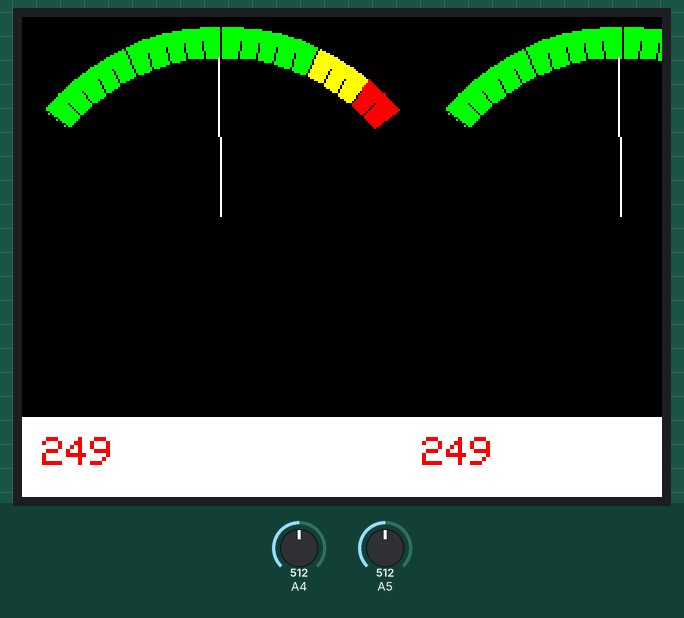
Simulated run of this sketch. Board: Arduino Uno, built with avr-gcc and run on an emulated ATmega328P. Shown: 320×240 colour display. The inputs (shaded band) are chosen by the test bench; at power-on: A4 = 512, A5 = 512.

Above: at 1.4 s.
1.5 s: A4 set to 716
At 4.0 s:
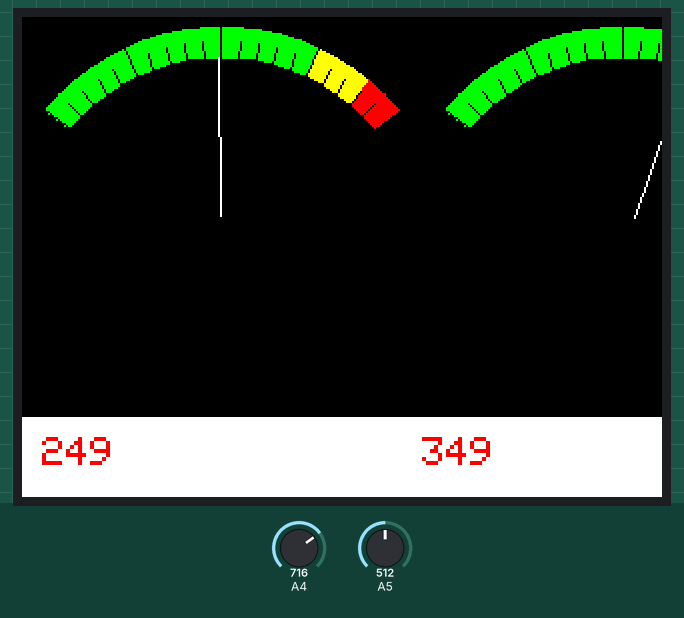
4.3 s: A5 set to 716
At 6.9 s:
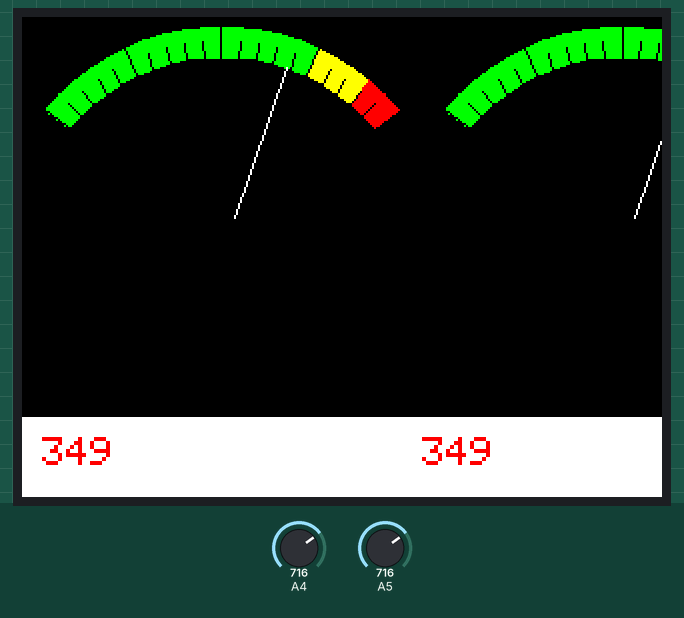
7.2 s: A4 set to 900
At 9.1 s:
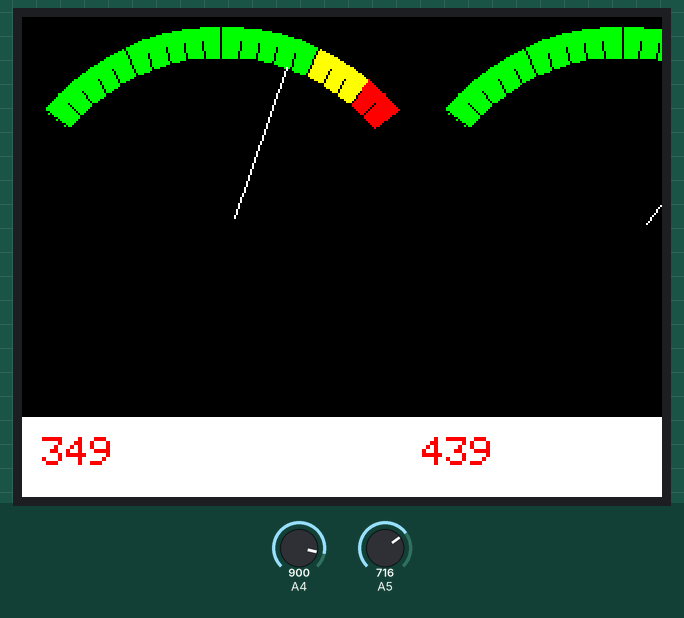
9.5 s: A5 set to 900
At 11.9 s:
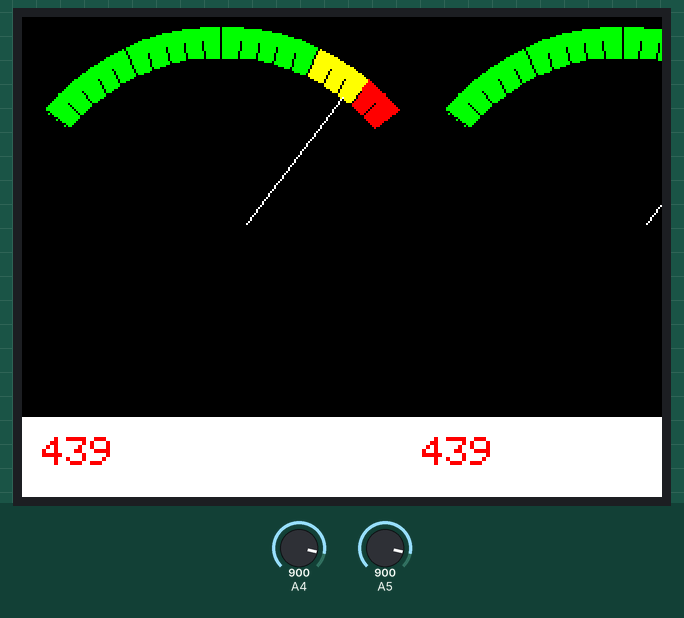
12.3 s: A4 set to 1023
14.1 s: A5 set to 1023
At 16.9 s:
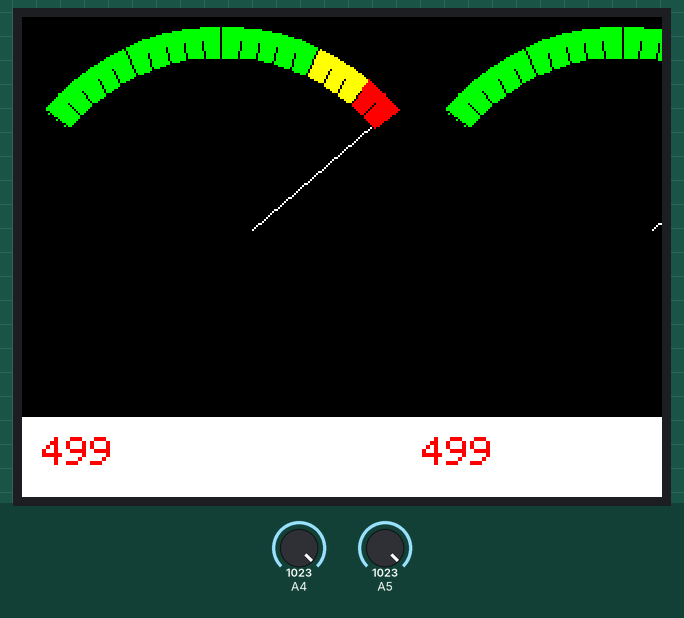
Timing chart, 0 to 18.0 s (numbered marks = the images above; inputs shaded):
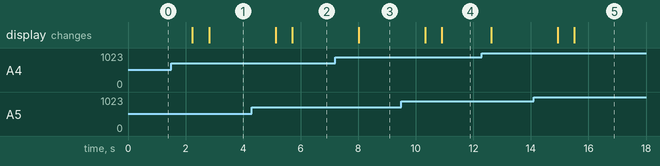

The sketch:

Open-Smart-Meter-dual.ino
```cpp
// OPEN SMART DUAL METER
// By Bob Davis
// Adafruit_TFTLCD LIBRARY MUST BE CONFIGURED.
// SEE RELEVANT COMMENTS IN Adafruit_TFTLCD.h.
// Some code by Open-Smart Team and Catalex Team
//
// Arduino IDE: 1.8.1
// Board: Arduino UNO R3 or Arduino Mega2560

// OPENSMART DRIVERS
#include <MCUFRIEND_kbv.h>
MCUFRIEND_kbv tft;
int width=400;  // scales to 320
int height=240;
uint16_t g_identifier;
int lnx0, lny0, lnx1, lny1;
int rnx0, rny0, rnx1, rny1;

//*********************************************//
// Pin assignments for the LCD
// GND           -- GND
// 3V3           -- 3.3V
// CS            -- A3
// RS            -- A2
// WR            -- A1
// RD            -- A0
// RST           -- RESET
// LED           -- GND
// DB0-DB7       -- 8, 9, 10, 11, 4, 13, 6, 7

// Assign names to some common 16-bit color values:
#define	BLACK   0x0000
#define	BLUE    0x001F
#define	RED     0xF800
#define	GREEN   0x07E0
#define CYAN    0x07FF
#define MAGENTA 0xF81F
#define YELLOW  0xFFE0
#define WHITE   0xFFFF

void setup(void) {

  g_identifier = tft.readID();
  if (g_identifier == 0x00D3 || g_identifier == 0xD3D3) g_identifier = 0x9481;
  // write-only shield
  if (g_identifier == 0xFFFF) g_identifier = 0x9341; // serial

  tft.begin(g_identifier);
  tft.setRotation(1);
  tft.setCursor(0, 0);
  tft.fillRect(0, 0, width, height, BLACK);
}

void loop(void) {
  int rval=analogRead(A4)/2.05;
  int lval=analogRead(A5)/2.05;
  tft.setTextColor(WHITE);
  tft.setTextSize(2);
  tft.setCursor(20,height/3.5);

  //Meter code Based on Sketch From Instructables by Bodmer
  // Draw ticks every 5 degrees from -50 to +50
  for (int i = -50; i < 50; i += 5) {
    // Long scale length
    int tl = 15;
    int w2 = width/2;

    // Start Coodinates of section to draw
    float sx = cos((i - 90) * 0.0174532925);
    float sy = sin((i - 90) * 0.0174532925);
    uint16_t x0 = sx * (100 + tl) + width/4;
    uint16_t y0 = sy * (100 + tl) + height/2;
    uint16_t x1 = sx * 100 + width/4;
    uint16_t y1 = sy * 100 + height/2;

    // Stop Coordinates of section to fill
    float sx2 = cos((i + 5 - 90) * 0.0174532925);
    float sy2 = sin((i + 5 - 90) * 0.0174532925);
    int x2 = sx2 * (100 + tl) + width/4;
    int y2 = sy2 * (100 + tl) + height/2;
    int x3 = sx2 * 100 + width/4;
    int y3 = sy2 * 100 + height/2;

    // Green Section
    if (i >= -50 && i < 25) {
      tft.fillTriangle(x0, y0, x1, y1, x2, y2, GREEN);
      tft.fillTriangle(x1, y1, x2, y2, x3, y3, GREEN);
      tft.fillTriangle(x0+w2, y0, x1+w2, y1, x2+w2, y2, GREEN);
      tft.fillTriangle(x1+w2, y1, x2+w2, y2, x3+w2, y3, GREEN);
    }
    // Yellow Section
    if (i >= 25 && i < 40) {
      tft.fillTriangle(x0, y0, x1, y1, x2, y2, YELLOW);
      tft.fillTriangle(x1, y1, x2, y2, x3, y3, YELLOW);
      tft.fillTriangle(x0+w2, y0, x1+w2, y1, x2+w2, y2, YELLOW);
      tft.fillTriangle(x1+w2, y1, x2+w2, y2, x3+w2, y3, YELLOW);
    }
    // Red Section
    if (i >= 40 && i < 55) {
      tft.fillTriangle(x0, y0, x1, y1, x2, y2, RED);
      tft.fillTriangle(x1, y1, x2, y2, x3, y3, RED);
      tft.fillTriangle(x0+w2, y0, x1+w2, y1, x2+w2, y2, RED);
      tft.fillTriangle(x1+w2, y1, x2+w2, y2, x3+w2, y3, RED);
    }

    // Short left scale tick length
    if (i % 25 != 0) tl = 8;
    // Calculate coords for short tick length
    x0 = sx * (100 + tl) + width/4;
    y0 = sy * (100 + tl) + height/2;
    x1 = sx * 100 + width/4;
    y1 = sy * 100 + height/2;
    // Draw tick
    tft.drawLine(x0, y0, x1, y1, BLACK);

    // Short right scale tick length
    if (i % 25 != 0) tl = 8;
    // Calculate coords for short tick length
    x0 = sx * (100 + tl) + width*.75;
    y0 = sy * (100 + tl) + height/2;
    x1 = sx * 100 + width*.75;
    y1 = sy * 100 + height/2;
    // Draw tick
    tft.drawLine(x0, y0, x1, y1, BLACK);

    // Draw needle
    if (i==40){
      tft.drawLine(lnx0, lny0, lnx1, lny1, BLACK);
      float nsx = cos((lval/5 - 140) * 0.0174532925);
      float nsy = sin((lval/5 - 140) * 0.0174532925);
      uint16_t nx0 = nsx * (100 + tl) + width/4;
      uint16_t ny0 = nsy * (100 + tl) + height/2;
      uint16_t nx1 = nsx * 100 + width/4;
      uint16_t ny1 = nsy * 100 + height/2;
      tl=20;  // line length
      lnx0 = nsx * (1 + tl) + width/4;
      lny0 = nsy * (1 + tl) + height/2;
      lnx1 = nsx * 100 + width/4;
      lny1 = nsy * 100 + height/2;
      tft.drawLine(lnx0, lny0, lnx1, lny1, WHITE);
    // Right Needle
      tft.drawLine(rnx0+w2, rny0, rnx1+w2, rny1, BLACK);
      nsx = cos((rval/5 - 140) * 0.0174532925);
      nsy = sin((rval/5 - 140) * 0.0174532925);
      nx0 = nsx * (100 + tl) + width/4;
      ny0 = nsy * (100 + tl) + height/2;
      nx1 = nsx * 100 + width/4;
      ny1 = nsy * 100 + height/2;
      rnx0 = nsx * (1 + tl) + width/4;
      rny0 = nsy * (1 + tl) + height/2;
      rnx1 = nsx * 100 + width/4;
      rny1 = nsy * 100 + height/2;
      tft.drawLine(rnx0+w2, rny0, rnx1+w2, rny1, WHITE);
    }
  }
    // Optional Text display of results
    tft.fillRect(0, height-40, width, 40, WHITE);
    tft.setTextColor(RED);
    tft.setCursor(10, height-30);
    tft.println(lval);
    tft.setCursor(width/2, height-30);
    tft.println(rval);
    delay(300);
}
```

Measured:
- after the input at 1.5 s, the display: first changes after 0.74 s (image 1 shows a later state)
- after the input at 4.3 s, the display: first changes after 0.83 s (image 2 shows a later state)
- after the input at 7.2 s, the display: changes after 0.82 s (image 3)
- after the input at 9.5 s, the display: first changes after 0.82 s (image 4 shows a later state)
- after the input at 14.1 s, the display: first changes after 0.83 s (image 5 shows a later state)
